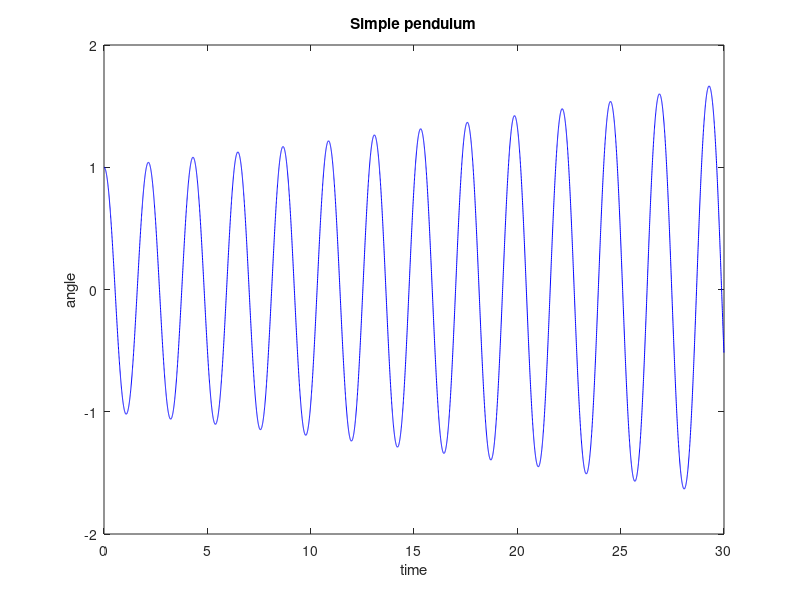

This figure's MATLAB source:
clc;
clear all;

L = 1;%Length
ang = 1; %Angle
ti = 0;%Initial time
tf= 30; %Final time
h=0.004;%Step size
g=9.8; %Acceleration due to gravity

w=0;
index=1;%index variable

while(ti<=tf)
    f=-g*sin(ang)/L;
    
    ta(index)=ti;
    tha(index)=ang;
    wa(index)=w;
    fa(index)=f;
    ang=ang+w*h;
    w=w+f*h;
    ti=ti+h;
    index=index+1;
end

t_b=[ta' tha' wa' fa'];
plot(ta,tha,'b');
xlabel('time');
ylabel('angle');
title('Simple pendulum');
